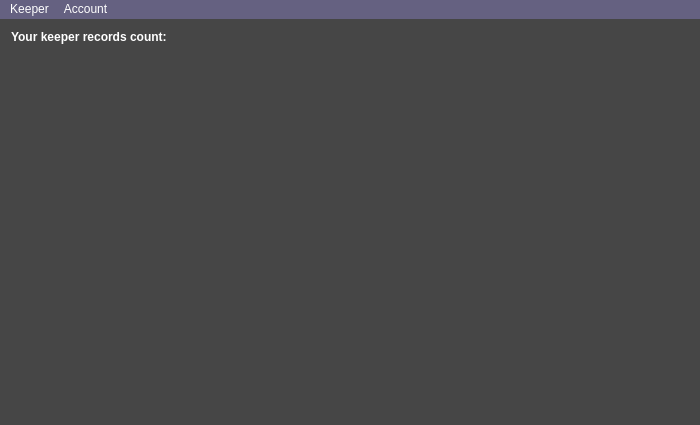
<?xml version="1.0" encoding="UTF-8"?>
<ui version="4.0">
 <class>UserCabinetClass</class>
 <widget class="QMainWindow" name="UserCabinetClass">
  <property name="geometry">
   <rect>
    <x>0</x>
    <y>0</y>
    <width>700</width>
    <height>425</height>
   </rect>
  </property>
  <property name="windowTitle">
   <string>UserCabinet</string>
  </property>
  <property name="styleSheet">
   <string notr="true">background-color: rgb(70, 70, 70);</string>
  </property>
  <widget class="QWidget" name="centralWidget">
   <layout class="QGridLayout" name="gridLayout">
    <item row="2" column="0">
     <widget class="QLabel" name="Login">
      <property name="enabled">
       <bool>true</bool>
      </property>
      <property name="sizePolicy">
       <sizepolicy hsizetype="Maximum" vsizetype="Preferred">
        <horstretch>0</horstretch>
        <verstretch>0</verstretch>
       </sizepolicy>
      </property>
      <property name="font">
       <font>
        <bold>true</bold>
       </font>
      </property>
      <property name="styleSheet">
       <string notr="true">color: rgb(155, 155, 155);</string>
      </property>
      <property name="text">
       <string/>
      </property>
      <property name="alignment">
       <set>Qt::AlignBottom|Qt::AlignLeading|Qt::AlignLeft</set>
      </property>
     </widget>
    </item>
    <item row="2" column="1">
     <spacer name="horizontalSpacer">
      <property name="orientation">
       <enum>Qt::Horizontal</enum>
      </property>
      <property name="sizeHint" stdset="0">
       <size>
        <width>40</width>
        <height>20</height>
       </size>
      </property>
     </spacer>
    </item>
    <item row="1" column="0">
     <spacer name="verticalSpacer">
      <property name="orientation">
       <enum>Qt::Vertical</enum>
      </property>
      <property name="sizeHint" stdset="0">
       <size>
        <width>20</width>
        <height>40</height>
       </size>
      </property>
     </spacer>
    </item>
    <item row="0" column="0">
     <widget class="QLabel" name="RecordsCount">
      <property name="font">
       <font>
        <bold>true</bold>
       </font>
      </property>
      <property name="styleSheet">
       <string notr="true">color: rgb(255, 255, 255);</string>
      </property>
      <property name="text">
       <string>Your keeper records count: </string>
      </property>
     </widget>
    </item>
   </layout>
  </widget>
  <widget class="QMenuBar" name="menuBar">
   <property name="geometry">
    <rect>
     <x>0</x>
     <y>0</y>
     <width>700</width>
     <height>22</height>
    </rect>
   </property>
   <property name="styleSheet">
    <string notr="true">QMenuBar{
	color: rgb(255, 255, 255);
	selection-background-color:  rgb(111, 106, 141);
	background-color: rgb(101, 97, 129);
}

QMenuBar::item::selected {
	background-color: rgb(111, 106, 141);
}

</string>
   </property>
   <widget class="QMenu" name="menuAccount">
    <property name="styleSheet">
     <string notr="true">color: rgb(255, 255, 255);
selection-background-color: rgb(111, 106, 141);
background-color: rgb(101, 97, 129);
</string>
    </property>
    <property name="title">
     <string>Account</string>
    </property>
    <addaction name="actionDelete_2"/>
    <addaction name="actionExit"/>
   </widget>
   <widget class="QMenu" name="menuKeeper">
    <property name="styleSheet">
     <string notr="true">color: rgb(255, 255, 255);
selection-background-color: rgb(111, 106, 141);
background-color: rgb(101, 97, 129);</string>
    </property>
    <property name="title">
     <string>Keeper</string>
    </property>
    <addaction name="actionCreate_new"/>
    <addaction name="actionModify"/>
    <addaction name="separator"/>
    <addaction name="actionShow_all"/>
    <addaction name="actionFind_by"/>
    <addaction name="separator"/>
    <addaction name="actionDelete"/>
   </widget>
   <addaction name="menuKeeper"/>
   <addaction name="menuAccount"/>
  </widget>
  <action name="actionCreate_new">
   <property name="text">
    <string>Create new</string>
   </property>
  </action>
  <action name="actionModify">
   <property name="text">
    <string>Modify</string>
   </property>
  </action>
  <action name="actionShow_all">
   <property name="text">
    <string>Show all</string>
   </property>
  </action>
  <action name="actionFind_by">
   <property name="text">
    <string>Find by...</string>
   </property>
  </action>
  <action name="actionDelete">
   <property name="text">
    <string>Delete</string>
   </property>
  </action>
  <action name="actionDelete_2">
   <property name="text">
    <string>Delete</string>
   </property>
  </action>
  <action name="actionExit">
   <property name="text">
    <string>Exit</string>
   </property>
  </action>
 </widget>
 <layoutdefault spacing="6" margin="11"/>
 <resources/>
 <connections/>
</ui>
